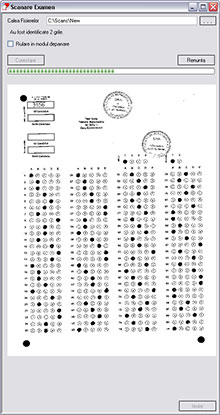
#> input picture media/scans/CorectareGrile2.jpg, 220 x 415 px
$ python -i utils.py   (imports and definitions only)
#> lines starting #> are read from the running program, lines starting #| are printed output that depends on the picture; after the words box and inside, x2 and y2 are one past the last pixel; in counts of white or black regions, pixels touching at a corner belong together
import cv2
import numpy as np

def preprocesare_imagine(image_path):
    """Încarcă imaginea și aplică filtre pentru a evidenția bulele."""
    img = cv2.imread(image_path)
    if img is None:
        raise ValueError(f"A fost întâmpinată o eroare: {image_path}")

    gray = cv2.cvtColor(img, cv2.COLOR_BGR2GRAY)
    blurred = cv2.GaussianBlur(gray, (5, 5), 0)
    thresh = cv2.adaptiveThreshold(
        blurred, 255, cv2.ADAPTIVE_THRESH_GAUSSIAN_C,
        cv2.THRESH_BINARY_INV, 11, 2
    )
    return img, gray, thresh

def gaseste_bule(thresh, width, height):
    """Găsește contururile care seamănă cu bule de test."""
    contours, _ = cv2.findContours(thresh, cv2.RETR_EXTERNAL, cv2.CHAIN_APPROX_SIMPLE)
    question_cnts = []

    min_area = (width * height) * 0.0001
    max_area = (width * height) * 0.01

    for c in contours:
        (x, y, w, h) = cv2.boundingRect(c)
        ar = w / float(h)
        area = cv2.contourArea(c)

        if 0.8 <= ar <= 1.2 and min_area < area < max_area:
            question_cnts.append(c)

    return question_cnts

def extrage_raspunsuri(image_path, total_questions=10):
    """Funcția principală apelată din Django."""
    try:
        img, gray, thresh = preprocesare_imagine(image_path)
#> in preprocesare_imagine, img is the input picture: shape (415, 220, 3); mean B, G, R 228.6, 226.8, 227.1
#> in preprocesare_imagine, `blurred = cv2.GaussianBlur(gray, (5, 5), 0)`:
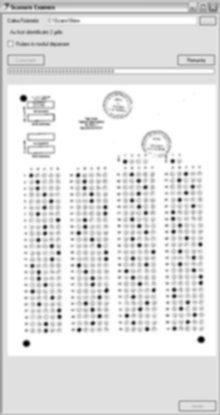
#> blurred: shape (415, 220); min 1, max 255, mean 227.3
#> in preprocesare_imagine, `thresh = cv2.adaptiveThreshold( blurred, 255, cv2.ADAPTIVE_THRESH_GAUS..`:
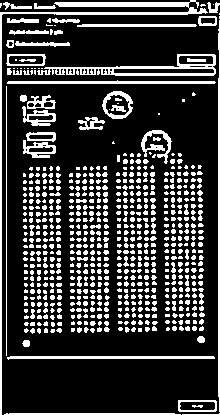
#> thresh: shape (415, 220); 22.5% white; 685 white regions (530 under 20 px)
        h, w = img.shape[:2]
#> h = 415; w = 220

        contours = gaseste_bule(thresh, w, h)
#> in gaseste_bule, `contours, _ = cv2.findContours(thresh, cv2.RETR_EXTERNAL, cv2.CHAIN_AP..`: contours = 677 contours, 633 with area under 20; largest, box (x1, y1, x2, y2) and area: (37, 54, 216, 76) 1726, (0, 0, 208, 415) 1328, (102, 91, 133, 119) 630, (178, 400, 217, 412) 416, (7, 80, 216, 84) 416
#> the loop in gaseste_bule, `for c in contours:` made 677 passes
#> (x, y, w, h, ar, area) on passes 2 to 4: (4, 413, 177, 2, 88.5, 168), (178, 400, 39, 12, 3.25, 416.5), (7, 356, 208, 4, 52, 412)
#> after the loop in gaseste_bule, `for c in contours:`: question_cnts = 264 contours, 257 with area under 20; largest, box (x1, y1, x2, y2) and area: (102, 91, 133, 119) 630, (141, 130, 172, 164) 270, (207, 2, 220, 13) 55, (6, 40, 14, 48) 43, (197, 336, 205, 343) 36, (22, 340, 30, 347) 35, (20, 95, 27, 102) 32
#> contours has the same summary as question_cnts in gaseste_bule

        if len(contours) < total_questions * 4:
            return {"error": "Nu s-au detectat destule bule. Încearcă o poză mai clară."}


        contours = sorted(contours, key=lambda c: cv2.boundingRect(c)[1])

        question_rows = []
        row_buffer = []
        prev_y = cv2.boundingRect(contours[0])[1]
#> prev_y = 2

        for c in contours:
            y = cv2.boundingRect(c)[1]
            if abs(y - prev_y) > 20:
                row_buffer = sorted(row_buffer, key=lambda c: cv2.boundingRect(c)[0])
                if len(row_buffer) >= 4:
                    question_rows.append(row_buffer[:4])
                row_buffer = []

            row_buffer.append(c)
            prev_y = y
#> this loop made 264 passes
#> (y, prev_y) on passes 1 to 12: (2, 2), (40, 40), (91, 91), (95, 95), (130, 130), (159, 159), (159, 159), (159, 159), (159, 159), (159, 159), (159, 159), (166, 166)
#> y on pass 45: 186

        if row_buffer:
            row_buffer = sorted(row_buffer, key=lambda c: cv2.boundingRect(c)[0])
            if len(row_buffer) >= 4:
                question_rows.append(row_buffer[:4])

        detected_answers = {}
        options = ['A', 'B', 'C', 'D']

        limit = min(total_questions, len(question_rows))

        for q_idx in range(limit):
            row = question_rows[q_idx]
            bubbled = None
            max_pixels = 0

            for i, c in enumerate(row):
                mask = np.zeros(thresh.shape, dtype="uint8")
                cv2.drawContours(mask, [c], -1, 255, -1)


                mask = cv2.bitwise_and(thresh, thresh, mask=mask)
                total = cv2.countNonZero(mask)

                if total > max_pixels:
                    max_pixels = total
                    bubbled = i

            if bubbled is not None:
                detected_answers[str(q_idx + 1)] = options[bubbled]
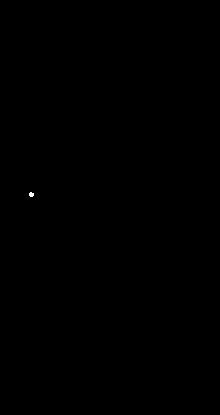
#> mask: shape (415, 220); 0.02% white; 1 white region, box (x1, y1, x2, y2) and area: (29, 192, 34, 197) 20

        return detected_answers

    except Exception as e:
        return {"error": str(e)}

def calculeaza_nota(student_answers, correct_answers):
    """Compară răspunsurile și calculează nota."""
    score = 0
    total = len(correct_answers)
    details = []

    for q_num, correct_ans in correct_answers.items():
        q_str = str(q_num)
        student_ans = student_answers.get(q_str, None)

        is_correct = (student_ans == correct_ans)
        if is_correct:
            score += 1

        details.append({
            "question": q_num,
            "student_ans": student_ans,
            "correct_ans": correct_ans,
            "is_correct": is_correct
        })

    final_grade = (score / total) * 10 if total > 0 else 1

    return {
        "nota": round(final_grade, 2),
        "total_corecte": score,
        "detalii": details
    }

>>> result = extrage_raspunsuri('../media/scans/CorectareGrile2.jpg')
